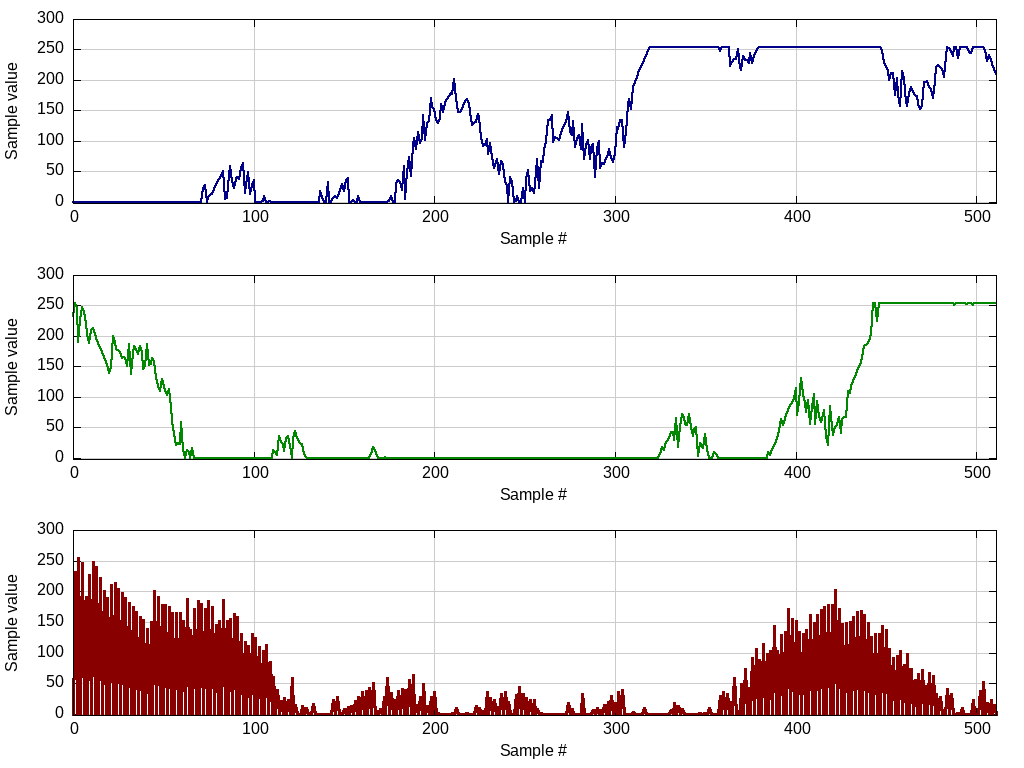

gnuplot code for this plot:
# example.gnuplut : configuration for plotting (change as needed)

reset                                   # reset
set size ratio 0.2                      # set relative size of plots
set grid xtics ytics                    # grid: enable both x and y lines
set grid lt 1 lc rgb '#cccccc' lw 1     # grid: thin gray lines
set multiplot layout 3,1 scale 1.0,1.0  # set two plots for this figure

# time domain
set ylabel 'Sample value'               # set y-axis label
set xlabel 'Sample #'                   # set x-axis label
set yrange [-2:300]                       # set y plot range
set xrange [0:511]                      # set x plot range
plot '../data/i_block_time.dat' using 1:2 with lines lt 1 lw 2 lc rgb '#000088' notitle

# freq domain (Fourier)
set ylabel 'Sample value'              # set y-axis label
set xlabel 'Sample #'               # set x-axis label
set yrange [-2:300]                    # set y plot range
set xrange [0:511]                       # set x plot range
plot '../data/q_block_time.dat' using 1:2 with lines lt 1 lw 2 lc rgb '#008800' notitle

# freq domain (PSD)
set ylabel 'Sample value'            # set y-axis label
set xlabel 'Sample #'             # set x-axis label
set yrange [-2:300]                       # set y plot range
set xrange [0:511]                       # set x plot range
plot '../data/iq_block_time.dat' using 1:2 with lines lt 1 lw 3 lc rgb '#880000' notitle

unset multiplot
